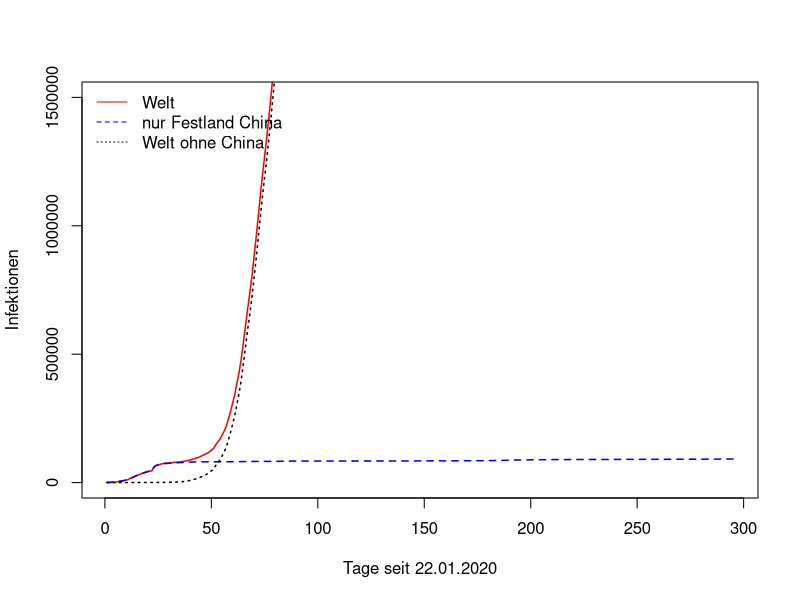
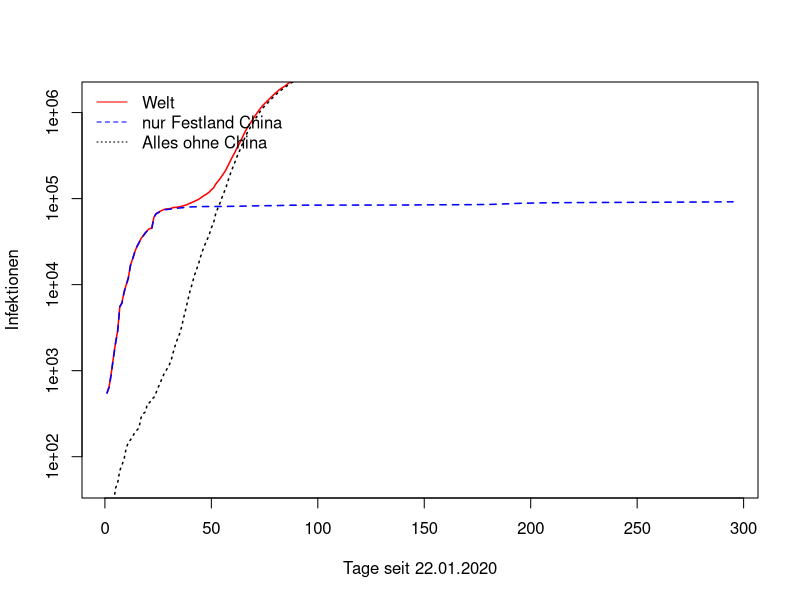
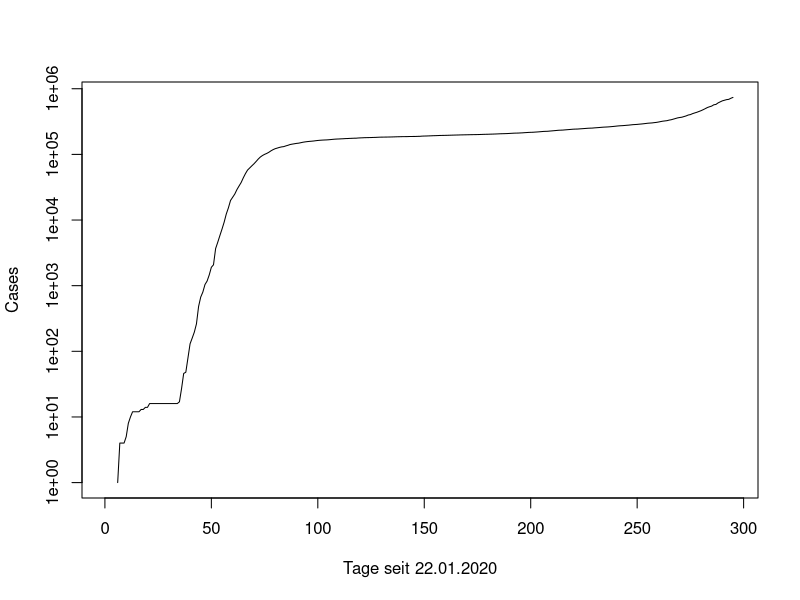

Source code (R) for these figures, in order: (Note: this script raises an error after producing the figures.)
## ---- chunk 1
knitr::opts_chunk$set(fig.path=paste0("figures.covid/"),
                      echo=FALSE,
                      warning=FALSE,
                      message=FALSE,
                      dev=c("png"),
                      dpi=300)
##                      fig.width=3.5,
##                      fig.height=4)


xdata <- read.csv("time_series_covid19_confirmed_global.csv")
xdatar <- read.csv("time_series_covid19_recovered_global.csv")
xdatad <- read.csv("time_series_covid19_deaths_global.csv")
N <- dim(xdata)[2]
ii <- c(5:N)
x <- c(1:length(ii))

xnames <- colnames(xdata)
lastday<-xnames[length(xnames)]
n<-nchar(lastday)
lastday <- substr(x=lastday, start=2, stop=n)

bonn <- rep(NA, length(ii))
                                        #Quelle https://www.general-anzeiger-bonn.de/region/siebengebirge/koenigswinter/coronavirus-im-rhein-sieg-kreis-zahl-der-bestaetigten-faelle-steigt-auf-24_aid-49519055
## 52 is 20
bonn[c(40:length(ii))] <- c(1, 1, 1, 1, 1, 1, 2, 4, 5, 6, 13, 18, 20, 36, 37, 55, 64, 76, 92, 119, 132, 151, 161, 180, 205, 222, 241, 259, 268, 272, 294, 294, 353, 370, 395, 412, NA)

stripX <- function(x) {
  if(length(x) == 1) {
    return(substr(x=x, start=2, stop=nchar(x)))
  }
  else {
    res <- c()
    for(i in c(1:length(x))) {
      res[i] <- substr(x=x[i], start=2, stop=nchar(x[i]))
    }
    return(res)
  }
}
## ---- chunk 2
plot(y=as.vector(colSums(xdata[, ii])), x=x,
     type='l', ylim=c(0,1500000),
     xlab=c("Tage seit 22.01.2020"), ylab="Infektionen", col="red", lwd=1.5)
lines(y=as.vector(colSums(xdata[grepl("China", x=xdata$Country.Region), ii])),
      x=x, col="blue", lty=2, lwd=1.5)
lines(y=as.vector(colSums(xdata[!grepl("China", x=xdata$Country.Region), ii])),
      x=x, col="black", lty=3, lwd=1.5)

legend("topleft",
       legend=c("Welt", "nur Festland China", "Welt ohne China"),
       bty="n",
       lty=c(1,2,3),
       col=c("red", "blue", "black"))
## ---- chunk 3
plot(y=as.vector(colSums(xdata[, ii])), x=x,
     log="y", type='l', ylim=c(50,1500000),
     xlab=c("Tage seit 22.01.2020"), ylab="Infektionen", col="red", lwd=1.5)
lines(y=as.vector(colSums(xdata[grepl("China", x=xdata$Country.Region), ii])),
      x=x, col="blue", lty=2, lwd=1.5)
lines(y=as.vector(colSums(xdata[!grepl("China", x=xdata$Country.Region), ii])),
      x=x, col="black", lty=3, lwd=1.5)

legend("topleft",
       legend=c("Welt", "nur Festland China", "Alles ohne China"),
       bty="n",
       lty=c(1,2,3),
       col=c("red", "blue", "black"))
## ---- chunk 4
plot(y=as.vector(xdata[xdata$Country.Region=="Germany",])[ii], x=x, log="y", type='l',
     xlab=c("Tage seit 22.01.2020"), ylab="Cases")
lines(y=as.vector(xdatar[xdatar$Country.Region=="Germany",])[ii], x=x, col="red")
lines(y=as.vector(xdatad[xdatad$Country.Region=="Germany",])[ii], x=x, col="blue")
legend("topleft",
       legend=c("Confirmed", "Recovered", "Deaths"),
       bty="n",
       col=c("black", "red", "blue"),
       lty=c(1,1, 1))
## ---- chunk 5
plot(y=as.vector(xdata[xdata$Country.Region=="Italy",])[ii], x=x,
     log="y", type='l', ylim=c(1,1000000),
     xlab=c("Tage seit 22.01.2020"), ylab="Cases")
lines(y=as.vector(xdata[xdata$Country.Region=="Germany",])[ii], x=x, col="red", lty=2)
lines(y=as.vector(colSums(xdata[grepl("US", x=xdata$Country.Region),ii])), x=x, col="blue", lty=3)
lines(y=as.vector(xdata[xdata$Country.Region=="Korea, South",])[ii], x=x, col="darkorange", lty=4)
lines(y=as.vector(colSums(xdata[xdata$Country.Region=="France",ii])), x=x, col="darkgreen", lty=5)
lines(y=as.vector(xdata[xdata$Country.Region=="Spain",])[ii], x=x, col="grey", lty=6)
legend("topleft",
       legend=c("Italy", "Germany", "US", "Korea, South", "France", "Spain"),
       bty="n",
       col=c("black","red", "blue", "darkorange", "darkgreen", "grey"),
       lty=c(1:6))
## ---- chunk 6
plot(y=as.vector(xdata[xdata$Country.Region=="Italy",])[ii], x=x,
     log="y", type='l', ylim=c(1,500000),
     xlab=c("Tage seit 22.01.2020"), ylab="Cases")
lines(y=as.vector(xdata[xdata$Country.Region=="Germany",])[ii], x=x, col="red", lty=2)
lines(y=as.vector(xdata[xdata$Country.Region=="Korea, South",])[ii], x=x, col="darkorange", lty=4)
lines(y=as.vector(xdata[xdata$Country.Region=="Japan",])[ii], x=x, col="darkgreen", lty=6)
legend("topleft",
       legend=c("Italy", "Germany", "Korea, South", "Japan"),
       bty="n",
       col=c("black", "red", "darkorange", "darkgreen"),
       lty=c(1:6))
## ---- chunk 7
plot(y=as.vector(colSums(xdata[grepl("China", x=xdata$Country.Region),ii]))/sum(xdata[grepl("China", x=xdata$Country.Region),ii[1]]), x=x,
     log="y", type='l', ylim=c(1,500), xlim=c(0,20),
     xlab=c("Tage - D + 1"), ylab="Cases/Cases(D)")
lines(y=as.vector(xdata[xdata$Country.Region=="Germany",ii])/xdata[xdata$Country.Region=="Germany",ii[34]], x=x-33, col="red", lty=2)
lines(y=as.vector(xdata[xdata$Country.Region=="Italy",ii])/xdata[xdata$Country.Region=="Italy",ii[33]], x=x-32, col="blue", lty=3)
lines(y=as.vector(xdata[xdata$Country.Region=="Japan",ii])/xdata[xdata$Country.Region=="Japan",ii[25]], x=x-24, col="darkgreen", lty=6)
legend("topleft",
       legend=c("Festland China (D bei Tag 1)", "Germany (D bei Tag 34)", "Italy (D bei Tag 33)", "Japan (D bei Tag 25)"),
       bty="n",
       col=c("black", "red", "blue", "darkgreen"),
       lty=c(1,2,3,6))
## ---- chunk 8
plot(y=as.vector(xdata[xdata$Country.Region=="United Kingdom" & xdata$Province.State=="",])[ii], x=x,
     log="y", type='l', ylim=c(1,500000), xlim=c(34,N-4),
     xlab=c("Tage seit 22.01.2020"), ylab="Cases")
lines(y=as.vector(xdata[xdata$Country.Region=="Germany",])[ii], x=x, col="red", lty=2)
lines(y=as.vector(colSums(xdata[grepl("US", x=xdata$Country.Region),ii])), x=x, col="blue", lty=3)
lines(y=as.vector(colSums(xdata[xdata$Country.Region=="France",ii])), x=x, col="darkgreen", lty=5)
lines(y=as.vector(xdata[xdata$Country.Region=="Spain",])[ii], x=x, col="grey", lty=6)
legend("topleft",
       legend=c("UK", "Germany", "US", "France", "Spain"),
       bty="n",
       col=c("black","red", "blue", "darkgreen", "grey"),
       lty=c(1:6))
## ---- chunk 9
plot(y=as.vector(xdatad[xdatad$Country.Region=="Italy",])[ii], x=x,
     log="y", type='l', ylim=c(1,50000), xlim=c(25,N-5),
     xlab=c("Tage seit 22.01.2020"), ylab="Deaths")
lines(y=as.vector(xdatad[xdatad$Country.Region=="Germany",])[ii], x=x, col="red", lty=2)
lines(y=as.vector(colSums(xdatad[xdatad$Country.Region=="US",ii])), x=x, col="blue", lty=3)
lines(y=as.vector(xdatad[xdatad$Country.Region=="Korea, South",])[ii], x=x, col="darkorange", lty=4)
lines(y=as.vector(colSums(xdatad[xdatad$Country.Region=="France",ii])), x=x, col="darkgreen", lty=5)
lines(y=as.vector(xdatad[xdata$Country.Region=="Spain",])[ii], x=x, col="grey", lty=6)
legend("topleft",
       legend=c("Italy", "Germany", "US", "Korea, South", "France", "Spain"),
       bty="n",
       col=c("black","red", "blue", "darkorange", "darkgreen", "grey"),
       lty=c(1:5))
## ---- chunk 10
plot(y=as.vector(xdatad[xdatad$Country.Region=="Italy",])[ii], x=x,
     log="y", type='l', ylim=c(1,50000),  xlim=c(25,N-5),
     xlab=c("Tage seit 22.01.2020"), ylab="Deaths")
lines(y=as.vector(xdatad[xdatad$Country.Region=="Germany",])[ii], x=x, col="red", lty=2)
lines(y=as.vector(xdatad[xdatad$Country.Region=="Korea, South",])[ii], x=x, col="darkorange", lty=4)
lines(y=as.vector(xdatad[xdatad$Country.Region=="Japan",])[ii], x=x, col="darkgreen", lty=6)
legend("topleft",
       legend=c("Italy", "Germany", "Korea, South", "Japan"),
       bty="n",
       col=c("black", "red", "darkorange", "darkgreen"),
       lty=c(1:6))
## ---- chunk 11
jj <- ii[c(34:length(ii))]
kk <- ii[c(34:47)]
cdata <- as.vector(xdata[xdata$Country.Region=="Germany",jj])
plot(y=cdata, x=x[jj-4],
     log="y", type='l', ylim=c(1,500000),
     xlab=c("Tage seit 22.01.2020"), ylab="C")
points(y=cdata, x=x[jj-4], pch=21, col="black")
##lines(y=bonn[jj], x=x[jj])
lcdata <- log(unlist(cdata))
names(lcdata) <- NULL
y <- x[kk-4]
fit <- lm(lcdata[1:length(kk)] ~ y + 1)
lines(x=x[kk-4], y=exp(fit$coefficients[1])* exp(fit$coefficients[2]*(x[kk-4])),
      col="red", lwd=2)
daystomillion <- round(log(10^6/exp(fit$coefficients[1]))/fit$coefficients[2])

kk <- ii[c(45:59)]
cdata2 <- as.vector(xdata[xdata$Country.Region=="Germany",kk])
lcdata2 <- log(unlist(cdata2))
names(lcdata2) <- NULL
y <- x[kk-4]
fit2 <- lm(lcdata2 ~ y + 1)
lines(x=x[kk-4], y=exp(fit2$coefficients[1])* exp(fit2$coefficients[2]*(x[kk-4])),
      col="blue", lwd=2)
daystomillion2 <- round(log(10^6/exp(fit2$coefficients[1]))/fit2$coefficients[2])

ll <- ii[c(59:length(ii))]
cdata3 <- as.vector(xdata[xdata$Country.Region=="Germany",ll])
lcdata3 <- log(unlist(cdata3))
names(lcdata3) <- NULL
y <- x[ll-4]
fit3 <- lm(lcdata3 ~ y + 1)
lines(x=x[ll-4], y=exp(fit3$coefficients[1])* exp(fit3$coefficients[2]*(x[ll-4])),
      col="darkgreen", lwd=2)
daystomillion3 <- round(log(10^6/exp(fit3$coefficients[1]))/fit3$coefficients[2])


legend("topleft",
       legend=c("Daten Deutschland", "Fit", "Fit2", "Fit3"),
       bty="n", col=c("black", "red", "blue", "darkgreen"),
       pch=c(21, NA, NA, NA), lty=1)

## ---- chunk 12
jj <- ii[c(34:length(ii))]
cdata <- as.vector(unlist(xdata[xdata$Country.Region=="Germany",jj]))
inc <- diff(cdata)
##plot(y=c(NA, inc), x=x[jj-4], xlab="d", ylab="Äanderung zum Vortag")
##lines(y=c(NA, inc), x=x[jj-4])
barplot(height=c(NA, inc), ylab="Äanderung zum Vortag", xlab="Tage seit 22.01.2020", names.arg=x[jj-4],
        col="red")
## ---- chunk 13
jj <- ii[c(34:length(ii))]
kk <- ii[c(34:47)]
cdata <- as.vector(xdata[xdata$Country.Region=="Germany",jj]) -
  as.vector(xdatad[xdatad$Country.Region=="Germany",jj]) -
  as.vector(xdatar[xdatar$Country.Region=="Germany",jj])
plot(y=cdata, x=x[jj-4],
     log="y", type='l', ylim=c(1,500000),
     xlab=c("Tage seit 22.01.2020"), ylab="C")
points(y=cdata, x=x[jj-4], pch=21, col="black")
##lines(y=bonn[jj], x=x[jj])
lcdata <- log(unlist(cdata))
names(lcdata) <- NULL
y <- x[kk-4]
fit <- lm(lcdata[1:length(kk)] ~ y + 1)
##lines(x=x[kk-4], y=exp(fit$coefficients[1])* exp(fit$coefficients[2]*(x[kk-4])),
##      col="red", lwd=2)
##daystomillion <- round(log(10^6/exp(fit$coefficients[1]))/fit$coefficients[2])

kk <- ii[c(45:59)]
cdata2 <- as.vector(xdata[xdata$Country.Region=="Germany",kk]) -
  as.vector(xdatad[xdatad$Country.Region=="Germany",kk]) -
  as.vector(xdatar[xdatar$Country.Region=="Germany",kk])
lcdata2 <- log(unlist(cdata2))
names(lcdata2) <- NULL
y <- x[kk-4]
fit2 <- lm(lcdata2 ~ y + 1)
lines(x=x[kk-4], y=exp(fit2$coefficients[1])* exp(fit2$coefficients[2]*(x[kk-4])),
      col="blue", lwd=2)
daystomillion2 <- round(log(10^6/exp(fit2$coefficients[1]))/fit2$coefficients[2])

ll <- ii[c(59:68)]
cdata3 <- as.vector(xdata[xdata$Country.Region=="Germany",ll]) -
  as.vector(xdatad[xdatad$Country.Region=="Germany",ll]) -
  as.vector(xdatar[xdatar$Country.Region=="Germany",ll])
lcdata3 <- log(unlist(cdata3))
names(lcdata3) <- NULL
y <- x[ll-4]
fit3 <- lm(lcdata3 ~ y + 1)
lines(x=x[ll-4], y=exp(fit3$coefficients[1])* exp(fit3$coefficients[2]*(x[ll-4])),
      col="darkgreen", lwd=2)
daystomillion3 <- round(log(10^6/exp(fit3$coefficients[1]))/fit3$coefficients[2])

mm <- ii[c(67:length(ii))]
cdata3 <- as.vector(xdata[xdata$Country.Region=="Germany",mm]) -
  as.vector(xdatad[xdatad$Country.Region=="Germany",mm]) -
  as.vector(xdatar[xdatar$Country.Region=="Germany",mm])
lcdata3 <- log(unlist(cdata3))
names(lcdata3) <- NULL
y <- x[mm-4]
fit4 <- lm(lcdata3 ~ y + 1)
lines(x=x[mm-4], y=exp(fit4$coefficients[1])* exp(fit4$coefficients[2]*(x[mm-4])),
      col="darkorange", lwd=2)
daystomimmion3 <- round(log(10^6/exp(fit4$coefficients[1]))/fit4$coefficients[2])


legend("topleft",
       legend=c("Daten Deutschland", "Fit2", "Fit3", "Fit4"),
       bty="n", col=c("black", "blue", "darkgreen", "darkorange"),
       pch=c(21, NA, NA, NA), lty=1)

## ---- chunk 14
jj <- ii[c(34:length(ii))]
cdata <- as.vector(unlist(xdata[xdata$Country.Region=="Germany",jj])) -
  as.vector(unlist(xdatar[xdatar$Country.Region=="Germany",jj])) -
  as.vector(unlist(xdatad[xdatad$Country.Region=="Germany",jj]))
inc <- diff(cdata)
##plot(y=c(NA, inc), x=x[jj-4], xlab="Tage seit 22.01.2020", ylab="Äanderung zum Vortag")
##lines(y=c(NA, inc), x=x[jj-4])
barplot(height=c(NA, inc), ylab="Äanderung zum Vortag", xlab="Tage seit 22.01.2020", names.arg=x[jj-4],
        col="blue")
## ---- chunk 15
kk <- ii[c(34:60)]
cdata <- as.vector(xdata[xdata$Country.Region=="Germany",jj]) +
  as.vector(xdata[xdata$Country.Region=="Spain",jj]) +
  as.vector(colSums(xdata[grepl("France", xdata$Country.Region),jj])) +
  as.vector(colSums(xdata[grepl("US", xdata$Country.Region),jj]))

cdata <- as.vector(unlist(cdata))/4
lcdata <- log(cdata)

plot(y=cdata, x=x[jj-4],
     log="y", type='l', ylim=c(1,500000),
     xlab=c("Tage seit 22.01.2020"), ylab="C")
##lines(y=bonn[jj], x=x[jj])

names(lcdata) <- NULL
y <- x[kk-4]
fit <- lm(lcdata[c(1:length(kk))] ~ y + 1)
lines(x=x[kk-4], y=exp(fit$coefficients[1])* exp(fit$coefficients[2]*(x[kk-4])),
      col="red")
legend("topleft",
       legend=c("Daten (D+F+S+US)/4", "Fit"),
       bty="n", col=c("black", "red"), lty=1)
## ---- chunk 16
kk <- ii[c(34:length(ii))]-4
gdata <- as.vector(unlist(xdata[xdata$Country.Region=="Germany",ii]))
idata <- as.vector(unlist(xdata[xdata$Country.Region=="Italy",ii]))
kable(data.frame(stripX(colnames(xdata)[ii])[kk], idata[kk], gdata[kk], bonn[kk]),
      col.names=c("Datum", "Italien", "Deutschland", "Bonn"))
## ---- chunk 17
plot(y=gdata[kk], x=x[kk],
     log="y", type='l', ylim=c(1,150000),
     xlab=c("Tage seit 22.01.2020"), ylab="Cases")
lines(x=x[kk], y=bonn[kk], col="red")
legend("topleft",
       legend=c("Deutschland", "Bonn"),
       bty="n", lty=c(1,1), col=c("black", "red"))
## ---- chunk 18
bn <- read.csv("nrw/bonn.csv", header=FALSE)
kn <- read.csv("nrw/koeln.csv", header=FALSE)
df <- read.csv("nrw/duesseldorf.csv", header=FALSE)
hb <- read.csv("nrw/heinsberg.csv", header=FALSE)
nrw <- read.csv("nrw/nrw.csv", header=FALSE)

x <- c(1:length(nrw$V1))
plot(NA, xlim=range(x), ylim=c(1,10*range(nrw$V2)[2]), xlab="Datum", ylab="Fälle", log="y", xaxt="n")

ii <- seq(3, length(nrw$V1), by=5)
axis(side=1,
     at=ii, lwd.ticks=1.5,
     labels=nrw$V1[ii])
axis(side=1, lwd.ticks=0.3,
     at=c(1:length(nrw$V1)),
     labels=FALSE)


lines(x=x, y=nrw$V2, col="red", lty=1)
points(x=x, y=nrw$V2, col="red", pch=21)

lines(x=x, y=bn$V2, col="blue", lty=2)
points(x=x, y=bn$V2, col="blue", pch=22)

lines(x=x, y=kn$V2, col="darkgreen", lty=3)
points(x=x, y=kn$V2, col="darkgreen", pch=23)

lines(x=x, y=df$V2, col="darkorange", lty=4)
points(x=x, y=df$V2, col="darkorange", pch=24)

lines(x=x, y=hb$V2, col="black", lty=5)
points(x=x, y=hb$V2, col="black", pch=25)

legend("topleft",
       legend=c("NRW gesamt", "Bonn", "Köln", "Düsseldorf", "Heinsberg"),
       bty="n", col=c("red", "blue", "darkgreen", "darkorange", "black"),
       pch=c(21:25), lty=c(1:5))
